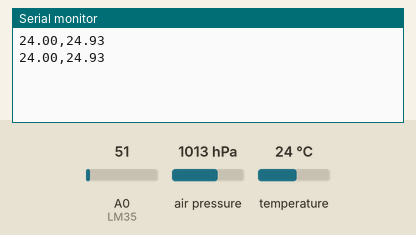
A sketch run on a simulated Arduino Uno, built with avr-gcc and run on an emulated ATmega328P. On the bench: the last lines printed to the serial monitor. The inputs (shaded band) are chosen by the test bench; at power-on: temperature 24 °C, A0 (LM35) = 51, air pressure 1013 hPa.

Above: at 2.8 s.
2.9 s: temperature set to 12 °C
At 5.3 s:
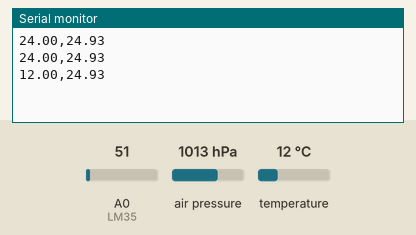
5.6 s: A0 (LM35) set to 61
At 6.9 s:
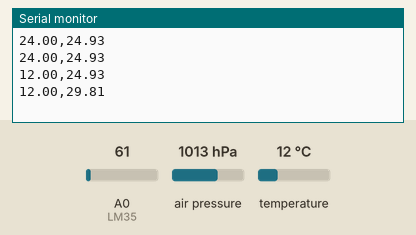
8.3 s: temperature set to 19 °C
At 10.8 s:
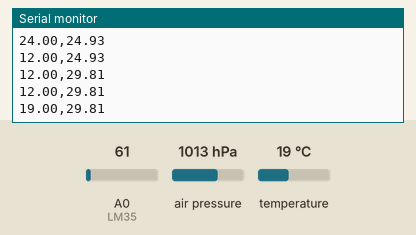
11.0 s: A0 (LM35) set to 71
At 13.3 s:
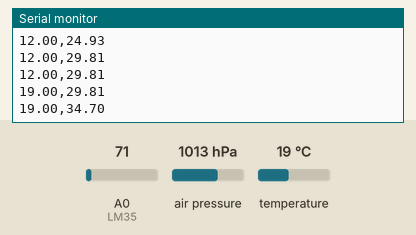
Timing chart, 0 to 14.7 s (numbered marks = the images above; inputs shaded):
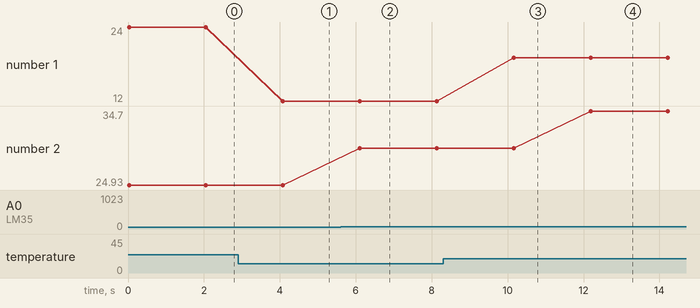

The sketch:

BMP180_Punto3_Sistema_Termico.ino
```cpp
//Librerias
#include <Wire.h>                    // Comunicación I2C
#include <Adafruit_Sensor.h>         // Librería base de sensores Adafruit
#include <Adafruit_BMP085_U.h>       // Librería específica para BMP180

// Crear objeto BMP180
Adafruit_BMP085_Unified bmp = Adafruit_BMP085_Unified(10085);

//Pin para LM35
#define LM35 A0

//Variables a usar
float temperature;
float temperature2=0;
float value;

void setup() {
  Serial.begin(9600);   // Inicia la comunicación serial

  // Inicializa el sensor BMP180
  if (!bmp.begin()) {
    Serial.print("¡No se detecta el BMP180!");
    while (1);
  }
}

void loop() {
  value=analogRead(LM35);              // Lee el valor analógico del LM35
  temperature2=((value*5.0)/1023)*100; // Conversión de voltaje a °C

  sensors_event_t event;
  bmp.getEvent(&event);
  if (event.pressure) {
    bmp.getTemperature(&temperature);  // Lee temperatura desde el BMP180
  }

  //Imprimir datos en formato que Excel los lea
  Serial.print(temperature);
  Serial.print(",");
  Serial.print(temperature2);
  Serial.println();
  delay(2000);

}
```

Measured:
- after the input at 2.9 s, the serial monitor: prints a new line after 1.2 s (image 1)
- after the input at 5.6 s, the serial monitor: prints a new line after 0.51 s (image 2)
- after the input at 8.3 s, the serial monitor: prints a new line after 1.9 s (image 3)
- after the input at 11.0 s, the serial monitor: prints a new line after 1.2 s (image 4)
- plotted number 1: 24 → 12 after the input at 2.9 s, 12 → 19 after the input at 8.3 s
- plotted number 2: 24.93 → 29.81 after the input at 5.6 s, 29.81 → 34.7 after the input at 11.0 s
